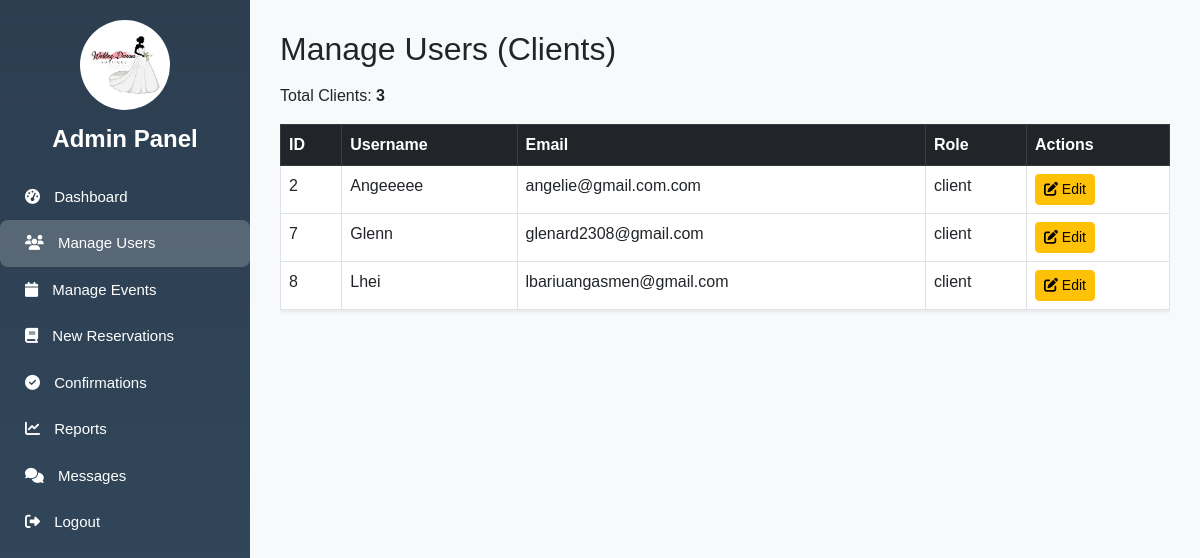
Before: /manage_user.php (signed in) with the older database file.
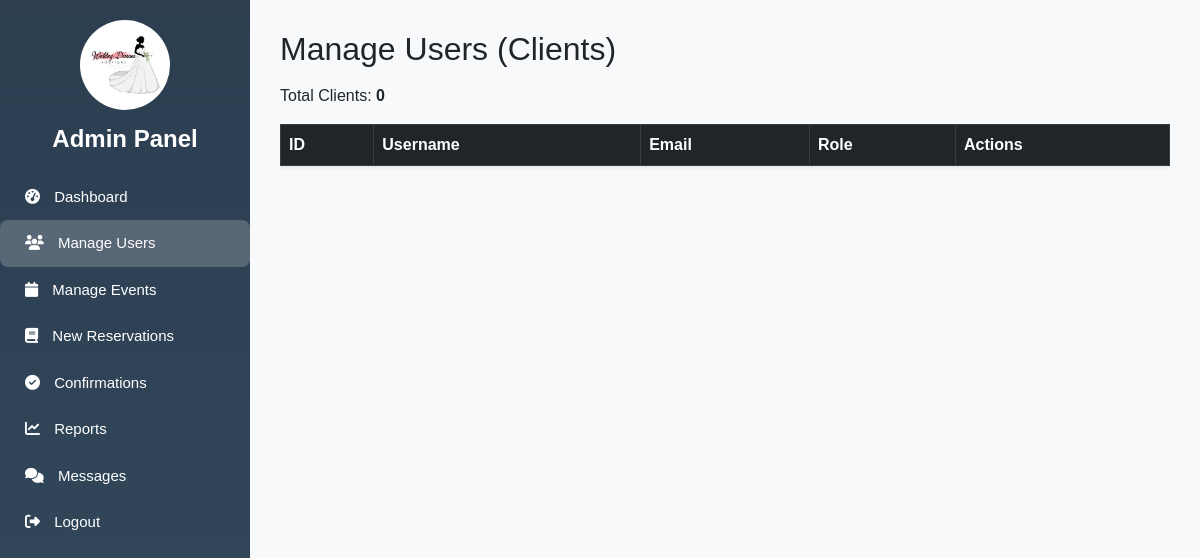
After: the same page with the newer database file.
### tables this page shows
CREATE TABLE `users` (
  `id` int(11) NOT NULL,
  `firstname` varchar(100) DEFAULT NULL,
  `middlename` varchar(100) DEFAULT NULL,
  `lastname` varchar(100) DEFAULT NULL,
  `phone_number` varchar(11) DEFAULT NULL,
  `username` varchar(50) NOT NULL,
  `password` varchar(255) NOT NULL,
  `role` varchar(20) NOT NULL DEFAULT 'client',
  `email` varchar(100) NOT NULL,
  `security_question` varchar(255) NOT NULL,
  `security_answer_hash` char(64) NOT NULL,
  `status` varchar(20) DEFAULT 'active'
);

### manage_user.php (the view, shortened to what this page needs)
<?php
require 'config.php';
$stmt = $pdo->query("SELECT COUNT(*) as total FROM users WHERE role = 'client'");
$totalUsers = $stmt->fetch(PDO::FETCH_ASSOC)['total'];
$stmt = $pdo->prepare("SELECT * FROM users WHERE role = 'client'");
$stmt->execute();
$users = $stmt->fetchAll(PDO::FETCH_ASSOC);
?>
<!DOCTYPE html>
<html lang="en">
<head>
    <link rel="stylesheet" href="https://cdn.jsdelivr.net/npm/bootstrap@5.3.0/dist/css/bootstrap.min.css">
    <link rel="stylesheet" href="https://cdnjs.cloudflare.com/ajax/libs/font-awesome/6.4.2/css/all.min.css">
</head>
<body>
    <div class="sidebar" id="sidebar">
        <div class="logo">
            <img src="images/logo.webp" alt="Logo">
        </div>
        <h4>Admin Panel</h4>
        <a href="dashboard_admin.php"><i class="fa fa-tachometer-alt"></i> Dashboard</a>
        <a href="manage_user.php" class="active"><i class="fa fa-users"></i> Manage Users</a>
        <a href="manage_events.php"><i class="fa fa-calendar"></i> Manage Events</a>
        <a href="reservations.php"><i class="fa fa-book"></i> New Reservations</a>
        <a href="confirmations.php"><i class="fa fa-check-circle"></i> Confirmations</a>
        <a href="reports.php"><i class="fa fa-chart-line"></i> Reports</a>
        <a href="messages.php"><i class="fa fa-comments"></i> Messages</a>
        <a href="logout.php" onclick="return confirm('Are you sure you want to logout?')"><i class="fa fa-sign-out-alt"></i> Logout</a>
    </div>
    <div class="content" id="content">
        <h2 class="mb-3">Manage Users (Clients)</h2>
        <p>Total Clients: <strong><?= $totalUsers ?></strong></p>
        <div class="table-responsive">
            <table class="table table-bordered table-hover bg-white shadow-sm">
                <thead class="table-dark">
                    <tr>
                        <th>ID</th>
                        <th>Username</th>
                        <th>Email</th>
                        <th>Role</th>
                        <th>Actions</th>
                    </tr>
                </thead>
                <tbody>
                    <?php foreach ($users as $user): ?>
                    <tr>
                        <td><?= htmlspecialchars($user['id']) ?></td>
                        <td><?= htmlspecialchars($user['username']) ?></td>
                        <td><?= htmlspecialchars($user['email']) ?></td>
                        <td><?= htmlspecialchars($user['role']) ?></td>
                        <td>
                            <a href="admin_edit.php?type=user&id=<?= $user['id'] ?>" class="btn btn-warning btn-sm"><i class="fa fa-edit"></i> Edit</a>
                        </td>
                    </tr>
                    <?php endforeach ?>
                </tbody>
            </table>
        </div>
    </div>
</body>
</html>

Changed rows visible on the page:
removed users: id "2", username "Angeeeee", email "angelie@gmail.com.com", role "client"
removed users: id "7", username "Glenn", email "glenard2308@gmail.com", role "client"
removed users: id "8", username "Lhei", email "lbariuangasmen@gmail.com", role "client"
Other visible differences:
$totalUsers: "3" → "0"
